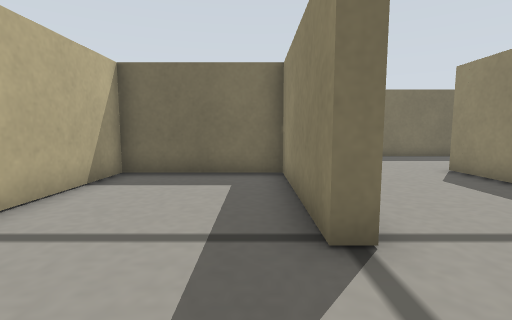
View 1 (above)

24 first-person views from a walk through a robot-simulator world made for Gazebo. The camera is 0.12 m above the floor, tilts 6° down and sees 85° across. The floor is counted in squares, 0.1 m on a side. Each view is taken from the middle of a square. On the plan, view 1 faces up. The plan holds only what a view shows up to about 12 squares ahead; the rest is blank. The place goes on beyond the plan.

View 2
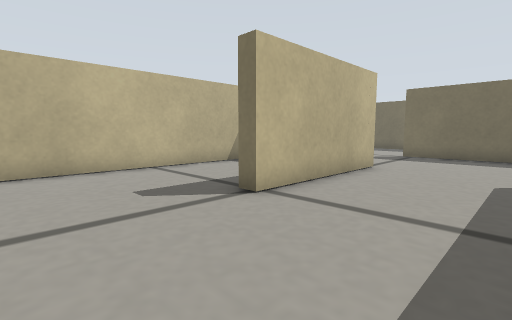

View 3
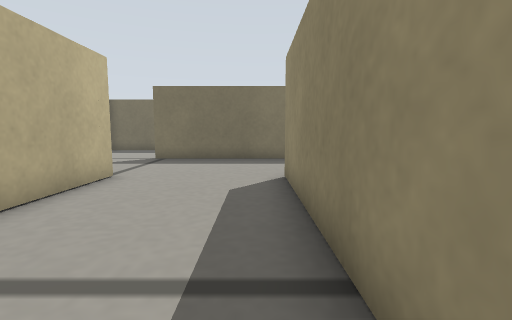

View 4
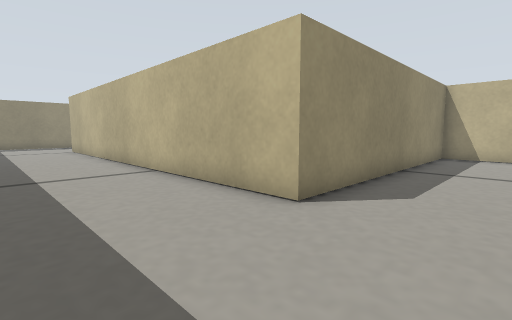

View 5
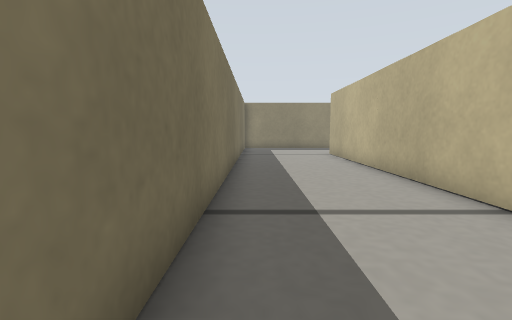

View 6
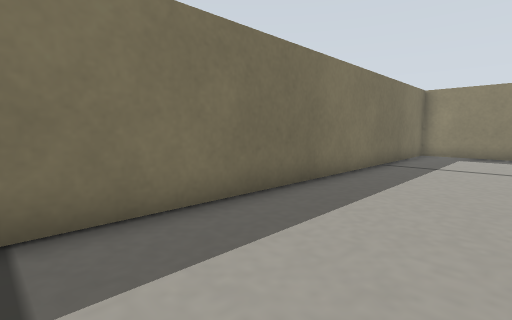

View 7
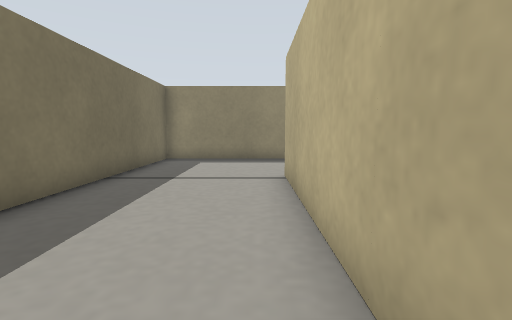

View 8
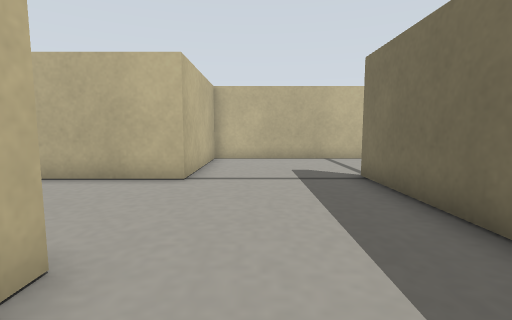

View 9
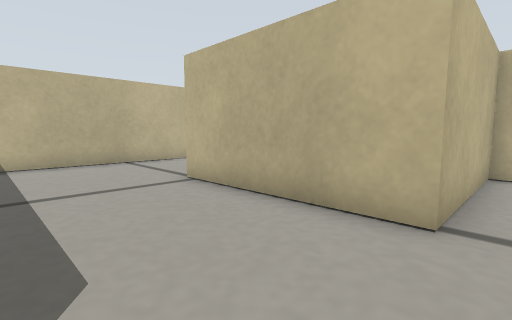

View 10
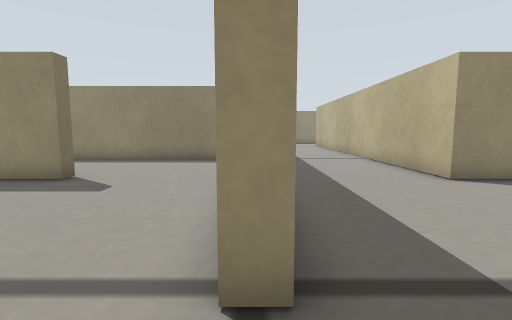

View 11
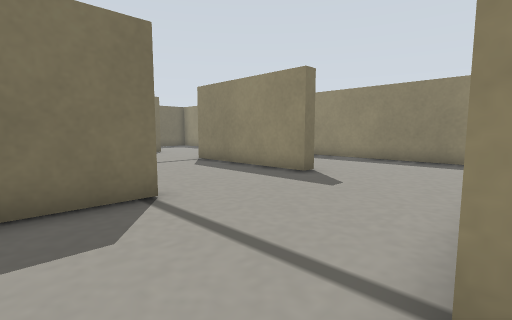

View 12
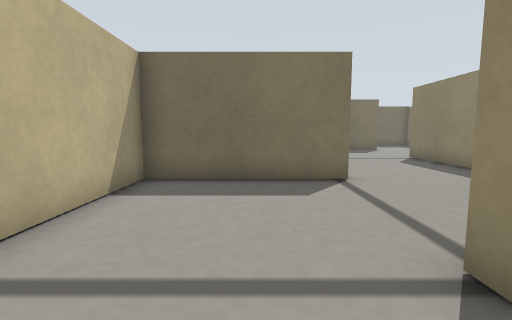

View 13
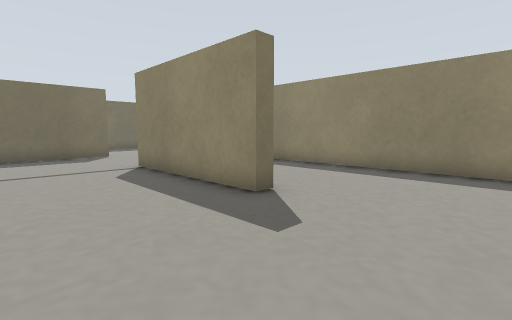

View 14
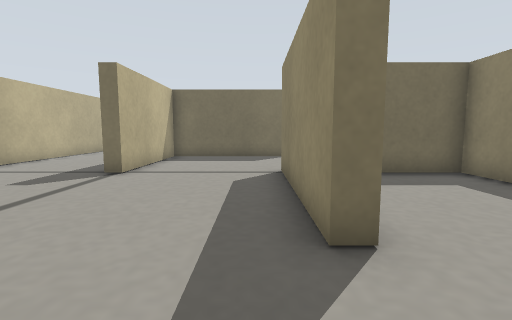

View 15
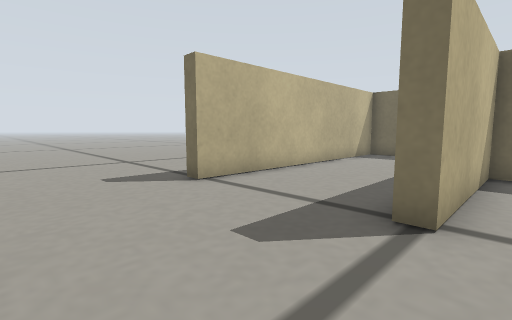

View 16
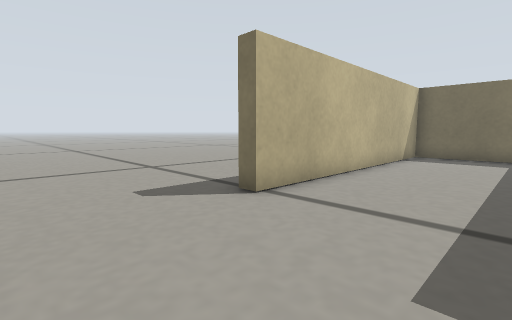

View 17
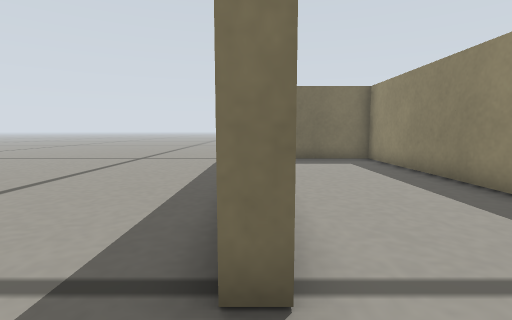

View 18
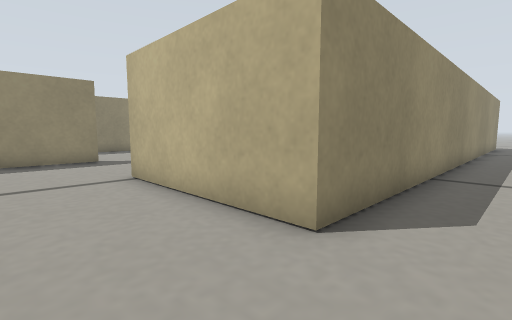

View 19
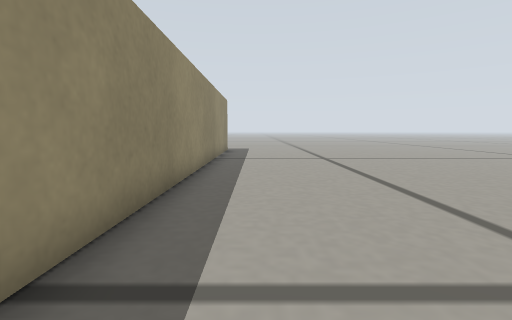

View 20
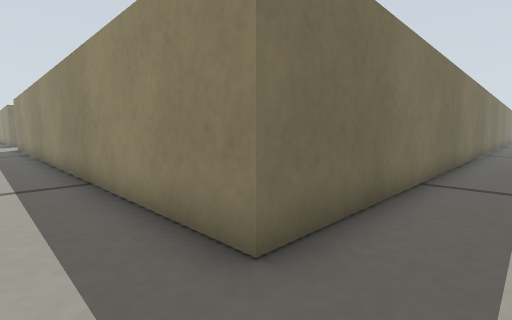

View 21
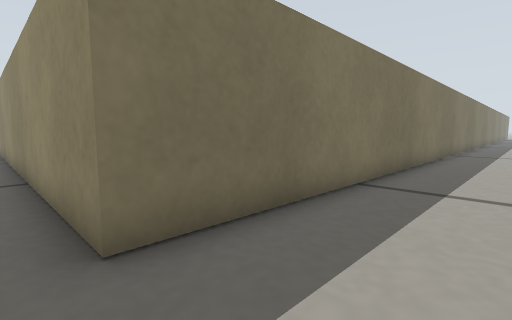

View 22
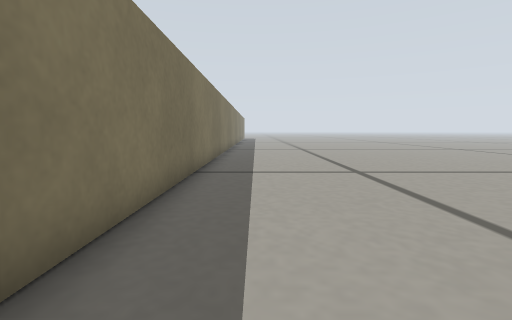

View 23
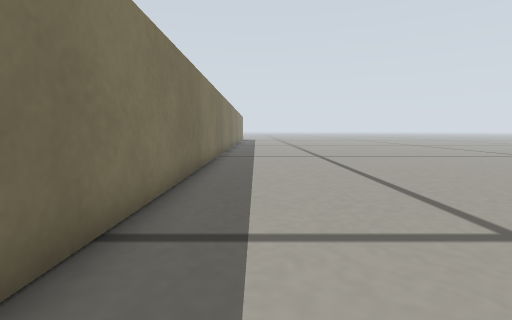

View 24
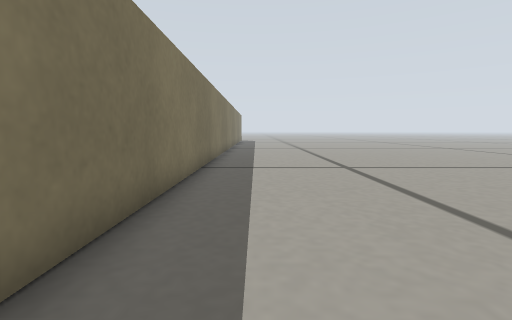

### Floor plan
Points are (right, up) in squares from view 1. A wall is a line through its corners. A room is listed if a view was taken in it or the views show most of it. See-through windows are left out.
Room 1 (view 1)
walls: (1.3, 2.8) (0.8, 2.8) (0.8, 7.7) (-3.7, 7.7) (-3.7, -0.8); (-1.5, -1.7) (1.4, -1.7)
ways out: opening at (1, 0.5) to room 2
Room 2 (views 2, 3, 4, 5, 6, 7, 8, 9)
walls: (6.3, 12.7) (0.8, 12.7); (1.3, 8.2) (1.3, 2.8); (1.4, -1.7) (5.8, -1.7) (5.8, 8.2) (21.3, 8.2); (25.8, 7.8) (25.8, 12.7) (7.8, 12.7)
ways out: opening at (1, 0.5) to room 1; opening at (1, 10.5) to room 3; opening at (23.5, 8)
Room 3 (views 10, 11, 12)
walls: (0.8, 12.7) (0.8, 13.2); (-3.7, 13.4) (-3.7, 8.2) (1.3, 8.2)
ways out: opening at (1, 10.5) to room 2; opening at (-1.5, 13) to room 7
Room 4 (views 13, 14)
walls: (6.4, 17.7) (5.8, 17.7)
ways out: opening at (3.5, 18) to room 5; opening at (6, 15.5) to room 6; opening at (1, 15.5) to room 7
Room 5 (views 15, 16, 17, 18, 19, 20, 21, 22, 23, 24)
walls: (5.8, 17.7) (5.8, 23.2); (0.8, 26) (0.8, 32.8) (-3.5, 32.8); (5.5, 27.7) (1.3, 27.7) (1.3, 22.8) (0.8, 22.8); (-3.7, 32.5) (-3.7, 22.8) (-4.2, 22.8); (24.3, -2.3) (-4.3, -2.3) (-4.3, 18.2) (1.3, 18.2)
ways out: opening at (3.5, 18) to room 4
Room 6 (no view inside)
walls: (10.8, 14.2) (10.8, 22.8) (8.5, 22.8)
ways out: opening at (6, 15.5) to room 4
Room 7 (no view inside)
walls: (1.4, 17.7) (-3.7, 17.7) (-3.7, 13.4)
ways out: opening at (-1.5, 13) to room 3; opening at (1, 15.5) to room 4

Positions as (right, up) in squares from view 1, and headings:
1: (0, 0), facing up
2: (5, -1), facing up-left
3: (5, 1), facing up
4: (3, 12), facing down-right
5: (7, 12), facing right
6: (11, 9), facing up-right
7: (14, 9), facing right
8: (8, 10), facing left
9: (5, 9), facing down-left
10: (-1, 13), facing right
11: (-1, 13), facing up-right
12: (-1, 11), facing up
13: (2, 14), facing up-right
14: (5, 15), facing up
15: (2, 19), facing up-left
16: (0, 19), facing up-left
17: (-4, 21), facing up
18: (-6, 21), facing down-right
19: (-6, 15), facing down
20: (-6, -4), facing up-right
21: (-5, -5), facing up-right
22: (3, -4), facing right
23: (8, -4), facing right
24: (12, -4), facing right
